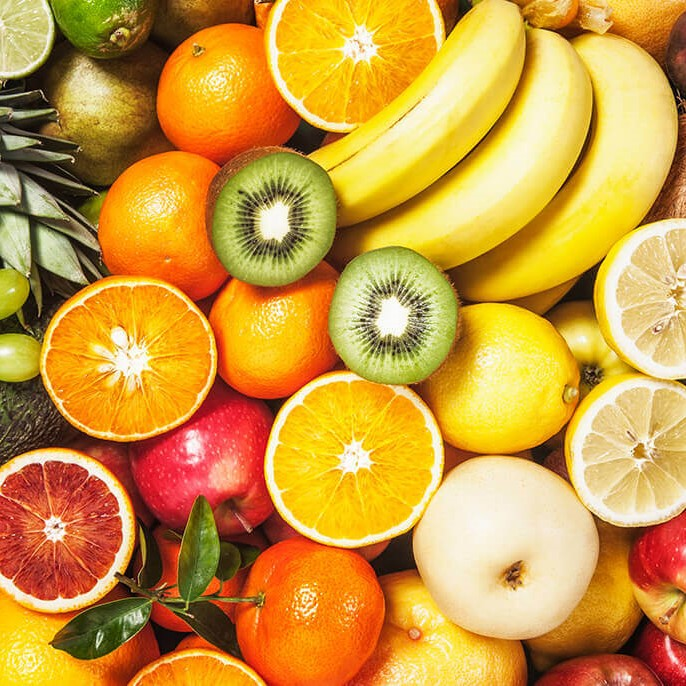
#> input picture assets/images/fruits.jpg, 686 x 686 px
$ jupyter execute '1. Cropping.ipynb'
#> lines starting #> are read from the running program, lines starting #| are printed output that depends on the picture
# Selection

Extract sub-image from image

[cell 1]
# Perform Selection in Python by extracting sub-images from a larger image

import cv2
import numpy as np

# Load the image
image = cv2.imread("../../../assets/images/fruits.jpg")
#> image is the input picture: shape (686, 686, 3); mean B, G, R 63.2, 153.2, 204.6

# Create a window to display the image
cv2.namedWindow("Image", cv2.WINDOW_NORMAL)

# Display the image
cv2.imshow("Image", image)

# Select the region of interest
# The region of interest is defined by the top-left corner and the bottom-right corner
# The top-left corner is (100, 100) and the bottom-right corner is (500, 500)
roi = image[100:500, 100:500]
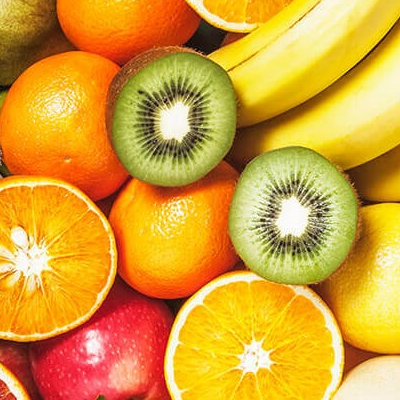
#> roi: shape (400, 400, 3); mean B, G, R 53.3, 158.8, 216

# Display the region of interest
cv2.imshow("ROI", roi)

# Wait for a key press and close the windows
cv2.waitKey(0)
cv2.destroyAllWindows()
